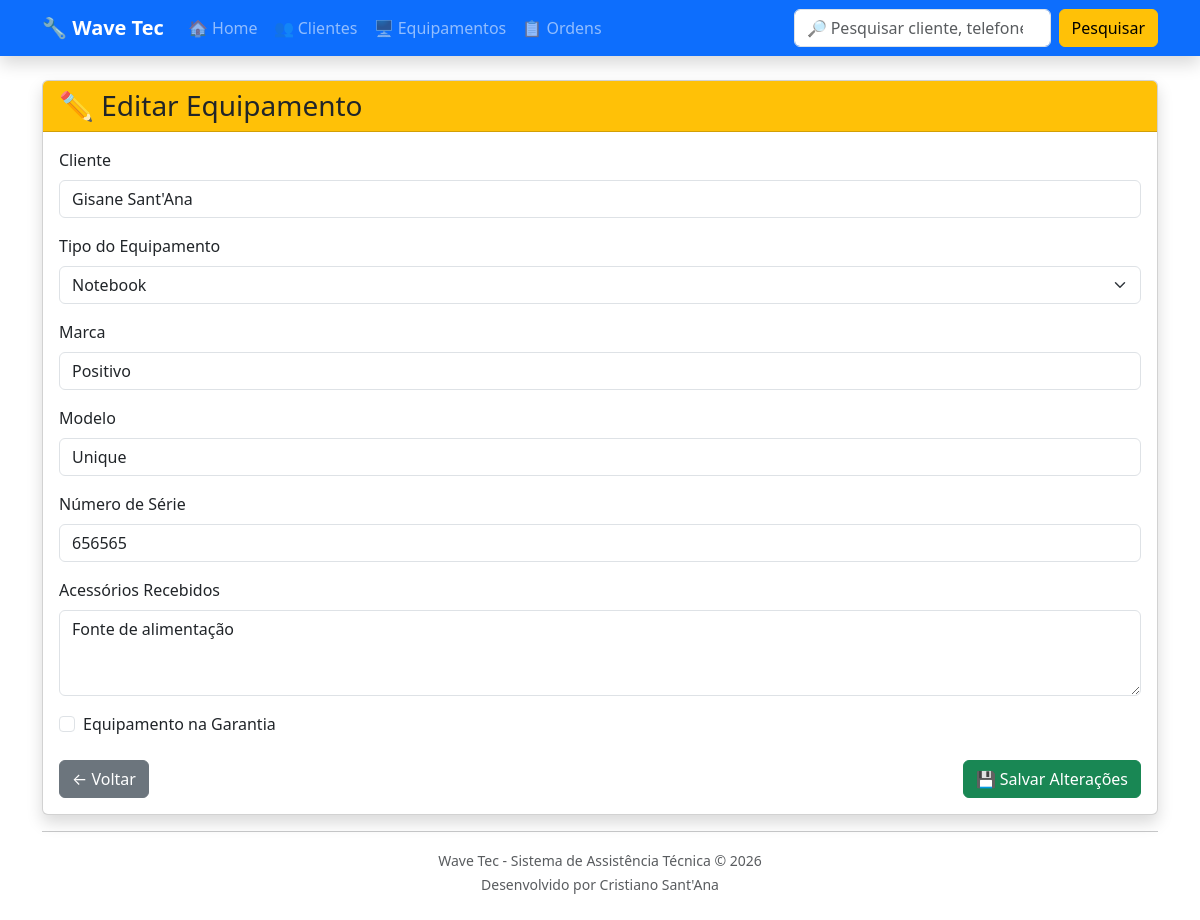
The app's page /equipamentos/editar/2/, older data.
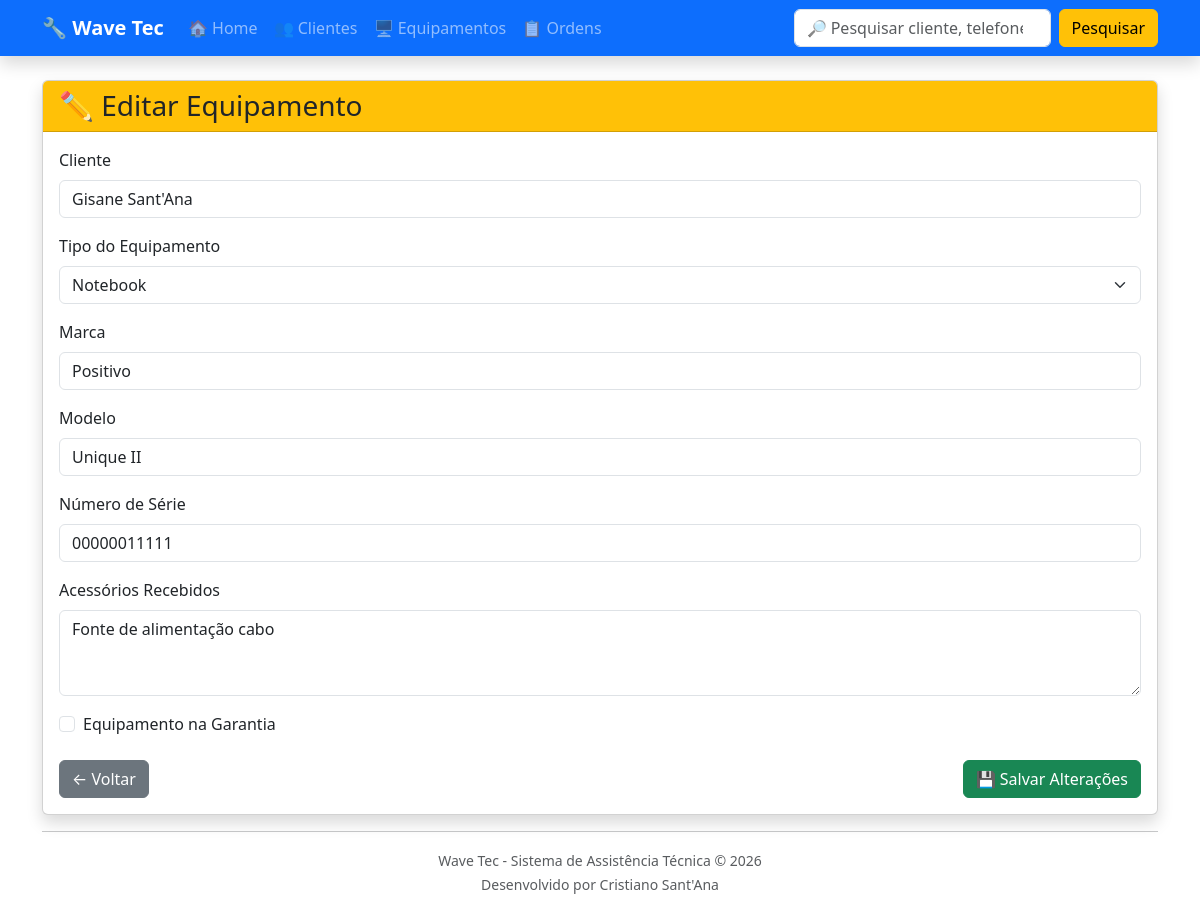
The same page, newer data.
### equipamentos/models.py (models this page shows, shortened)
class Equipamento(models.Model):
    TIPOS = [
        ("TV", "Televisão"),
        ("NOTE", "Notebook"),
        ("PC", "Computador"),
        ("CEL", "Celular"),
        ("SOM", "Som"),
        ("MICRO", "Micro-ondas"),
        ("OUTRO", "Outro"),
    ]
    cliente = models.ForeignKey(
        Cliente,
        on_delete=models.CASCADE
    )
    tipo = models.CharField(
        max_length=20,
        choices=TIPOS
    )
    marca = models.CharField(
        max_length=50
    )
    modelo = models.CharField(
        max_length=50
    )
    numero_serie = models.CharField(
        max_length=100,
        blank=True
    )
    acessorios = models.TextField(
        blank=True
    )
    garantia = models.BooleanField(
        default=False
    )
    data_entrada = models.DateField(
        auto_now_add=True
    )
    status = models.CharField(
        max_length=30,
        default="Em análise"
    )

### clientes/models.py (models this page shows, shortened)
class Cliente(models.Model):
    nome = models.CharField(max_length=100)
    telefone = models.CharField(max_length=20)
    endereco = models.CharField(max_length=200)

### equipamentos/views.py (the view, shortened to what this page needs)
def editar_equipamento(request, equipamento_id):
    equipamento = get_object_or_404(
        Equipamento,
        id=equipamento_id
    )
    return render(
        request,
        "equipamentos/editar_equipamento.html",
        {
            "equipamento": equipamento
        }
    )

### equipamentos/templates/equipamentos/editar_equipamento.html (shortened to what this page needs)
{% extends "base.html" %}
{% block content %}
<div class="card shadow">
    <div class="card-header bg-warning text-dark">
        <h3 class="mb-0">
            ✏️ Editar Equipamento
        </h3>
    </div>
    <div class="card-body">
        <form method="POST">
            <div class="mb-3">
                <label class="form-label">
                    Cliente
                </label>
                <input
                    type="text"
                    class="form-control"
                    value="{{ equipamento.cliente.nome }}"
                    readonly>
            </div>
            <div class="mb-3">
                <label class="form-label">
                    Tipo do Equipamento
                </label>
                <select
                    name="tipo"
                    class="form-select"
                    required>
                    <option value="NOTE" {% if equipamento.tipo == "NOTE" %}selected{% endif %}>Notebook</option>
                </select>
            </div>
            <div class="mb-3">
                <label class="form-label">
                    Marca
                </label>
                <input
                    type="text"
                    name="marca"
                    class="form-control"
                    value="{{ equipamento.marca }}"
                    required>
            </div>
            <div class="mb-3">
                <label class="form-label">
                    Modelo
                </label>
                <input
                    type="text"
                    name="modelo"
                    class="form-control"
                    value="{{ equipamento.modelo }}">
            </div>
            <div class="mb-3">
                <label class="form-label">
                    Número de Série
                </label>
                <input
                    type="text"
                    name="numero_serie"
                    class="form-control"
                    value="{{ equipamento.numero_serie }}">
            </div>
            <div class="mb-3">
                <label class="form-label">
                    Acessórios Recebidos
                </label>
                <textarea
                    name="acessorios"
                    class="form-control"
                    rows="3">{{ equipamento.acessorios }}</textarea>
            </div>
            <div class="form-check mb-4">
                <input
                    class="form-check-input"
                    type="checkbox"
                    id="garantia"
                    name="garantia"
                    {% if equipamento.garantia %}checked{% endif %}>
                <label
                    class="form-check-label"
                    for="garantia">
                    Equipamento na Garantia
                </label>
            </div>
            <div class="d-flex justify-content-between">
                <a
                    href="{% url 'lista_equipamentos' %}"
                    class="btn btn-secondary">
                    ← Voltar
                </a>
                <button
                    type="submit"
                    class="btn btn-success">
                    💾 Salvar Alterações
                </button>
            </div>
        </form>
    </div>
</div>
{% endblock %}

Row changes from the older to the newer data that the page shows:
changed Equipamento "Notebook": modelo "Unique" → "Unique II"; numero_serie "656565" → "00000011111"; acessorios "Fonte de alimentação" → "Fonte de alimentação cabo"
